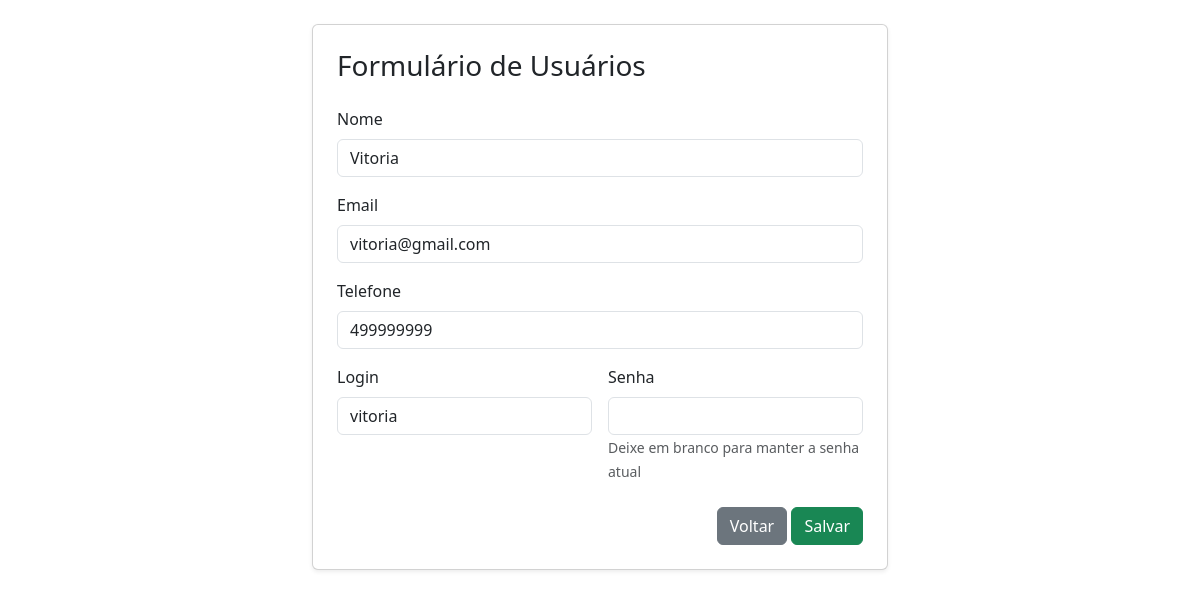
The app's page /usuario/UsuarioForm.php?id=2 with its own data.
### tables this page shows
CREATE TABLE IF NOT EXISTS `usuario` (
  `id` int NOT NULL AUTO_INCREMENT,
  `nome` varchar(50) NOT NULL DEFAULT '',
  `email` varchar(50) NOT NULL DEFAULT '',
  `login` varchar(50) NOT NULL DEFAULT '',
  `senha` varchar(255) NOT NULL DEFAULT '',
  `telefone` varchar(30) NOT NULL DEFAULT '0',
  PRIMARY KEY (`id`) USING BTREE
);

### db.class.php (called while the page is built, shortened)
<?php
class db
{
    private $host     = 'localhost';
    private $user     = 'root';
    private $password = '';
    private $port     = '3306';
    private $dbname   = 'db_web_luiza_vitoria_banco';
    private $table_name = 'usuario';
    private $conn;
    public function __construct($table_name)
    {
        $this->table_name = $table_name;
        $this->conn = $this->connect();
    }
    private function connect()
    {
        try {
            return new PDO(
                "mysql:host=$this->host;dbname=$this->dbname;port=$this->port;charset=utf8",
                $this->user,
                $this->password,
                [
                    PDO::ATTR_ERRMODE => PDO::ERRMODE_EXCEPTION,
                ]
            );
        } catch (PDOException $e) {
            die('Erro na conexão: ' . $e->getMessage());
        }
    }
    public function find($id){
        $sql = "SELECT * FROM $this->table_name WHERE id=?";
        $st = $this->conn->prepare($sql);
        $st->execute([$id]);
        return $st->fetchObject();
    }
}

### usuario/UsuarioForm.php (the view, shortened to what this page needs)
<?php
include '../header.php';
include_once "../db.class.php";
$db = new db('usuario');
$data = null;
if (!empty($_GET['id'])){
    $data = $db->find($_GET['id']);
}
?>
<div class="container mt-4" style="max-width: 600px;">
    <div class="card p-4 shadow-sm">
        <h3 class="mb-4">Formulário de Usuários</h3>
        <form action="UsuarioForm.php" method="post" class="row g-3">
            <div class="col-12">
                <label class="form-label">Nome</label>
                <input type="text" name="nome" class="form-control" value="<?php echo isset($data->nome) ? $data->nome : ''; ?>" required>
            </div>
            <div class="col-12">
                <label class="form-label">Email</label>
                <input type="email" name="email" class="form-control" value="<?php echo isset($data->email) ? $data->email : ''; ?>" required>
            </div>
            <div class="col-12">
                <label class="form-label">Telefone</label>
                <input type="text" name="telefone" class="form-control" value="<?php echo isset($data->telefone) ? $data->telefone : ''; ?>">
            </div>
            <div class="col-md-6">
                <label class="form-label">Login</label>
                <input type="text" name="login" class="form-control" value="<?php echo isset($data->login) ? $data->login : ''; ?>" required>
            </div>
            <div class="col-md-6">
                <label class="form-label">Senha</label>
                <input type="password" name="senha" class="form-control" <?php echo empty($_GET['id']) ? 'required' : ''; ?>>
                <?php if(!empty($_GET['id'])): ?>
                    <small class="text-muted">Deixe em branco para manter a senha atual</small>
                <?php endif; ?>
            </div>
            <div class="mt-4 text-end">
                <a href="./UsuarioList.php" class="btn btn-secondary">Voltar</a>
                <button type="submit" class="btn btn-success">Salvar</button>
            </div>
        </form>
    </div>
</div>
<?php include '../footer.php'; ?>

### records on screen
usuario: nome "Vitoria", email "vitoria@gmail.com", telefone "499999999", login "vitoria"
